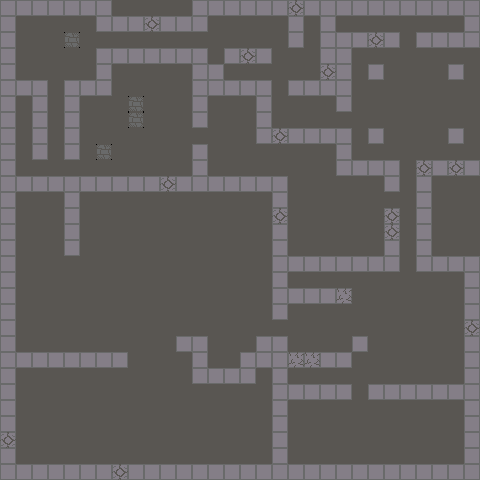

This game map was drawn from its Tiled (.tmx) file and the tilesets committed beside it. A one-line description and the trimmed map source follow:
An orthogonal 30x30 tile map with 16x16 px tiles, 1 tile layer (Tiles) and 67 objects (61x Entity, 5x Spike).

<map version="1.10" tiledversion="1.11.2" orientation="orthogonal" renderorder="right-down" width="30" height="30" tilewidth="16" tileheight="16" infinite="0" nextlayerid="3" nextobjectid="97">
 <tileset firstgid="1" source="../tilesets/atlas.tsx" />
 <layer id="1" name="Tiles" width="30" height="30">
  <data>[900 cells, 900 non-empty, 5 distinct tile ids]</data>
 </layer>
 <objectgroup id="2" name="Entities">
  <object id="1" name="Player" type="Entity" x="32" y="32" width="16" height="16" />
  <object id="2" name="Door" type="Entity" gid="34" x="96" y="48" width="16" height="16" />
  <object id="3" name="Door" type="Entity" gid="34" x="336" y="128" width="16" height="16" />
  <object id="5" name="Door" type="Entity" gid="34" x="272" y="336" width="16" height="16" />
  <object id="6" name="Beanling" type="Entity" gid="20" x="224" y="32" width="16" height="16" />
  <object id="7" name="Beanling" type="Entity" gid="20" x="304" y="80" width="16" height="16" />
  <object id="80" name="Beanling" type="Entity" gid="20" x="304" y="240" width="16" height="16" />
  <object id="11" name="Beanling" type="Entity" gid="20" x="464" y="160" width="16" height="16" />
  <object id="14" name="Beanling" type="Entity" gid="20" x="448" y="112" width="16" height="16" />
  <object id="15" name="Spike" gid="65" x="352" y="336" width="16" height="16" />
  <object id="21" name="Spike" gid="65" x="368" y="336" width="16" height="16" />
  <object id="22" name="Spike" gid="65" x="368" y="320" width="16" height="16" />
  <object id="84" name="Spike" gid="65" x="400" y="192" width="16" height="16" />
  <object id="23" name="Spike" gid="65" x="352" y="320" width="16" height="16" />
  <object id="36" name="Spike" type="Entity" gid="65" x="32" y="240" width="16" height="16" />
  <object id="37" name="Spike" type="Entity" gid="65" x="32" y="256" width="16" height="16" />
  <object id="38" name="Spike" type="Entity" gid="65" x="48" y="256" width="16" height="16" />
  <object id="39" name="Spike" type="Entity" gid="65" x="48" y="240" width="16" height="16" />
  <object id="40" name="Spike" type="Entity" gid="65" x="32" y="416" width="16" height="16" />
  <object id="41" name="Spike" type="Entity" gid="65" x="32" y="432" width="16" height="16" />
  <object id="42" name="Spike" type="Entity" gid="65" x="48" y="432" width="16" height="16" />
  <object id="43" name="Spike" type="Entity" gid="65" x="48" y="416" width="16" height="16" />
  <object id="44" name="Spike" type="Entity" gid="65" x="192" y="240" width="16" height="16" />
  <object id="45" name="Spike" type="Entity" gid="65" x="192" y="240" width="16" height="16" />
  <object id="46" name="Spike" type="Entity" gid="65" x="192" y="256" width="16" height="16" />
  <object id="47" name="Spike" type="Entity" gid="65" x="208" y="256" width="16" height="16" />
  <object id="48" name="Spike" type="Entity" gid="65" x="208" y="240" width="16" height="16" />
  <object id="49" name="Spike" type="Entity" gid="65" x="176" y="416" width="16" height="16" />
  <object id="50" name="Spike" type="Entity" gid="65" x="176" y="432" width="16" height="16" />
  <object id="51" name="Spike" type="Entity" gid="65" x="192" y="432" width="16" height="16" />
  <object id="52" name="Spike" type="Entity" gid="65" x="192" y="416" width="16" height="16" />
  <object id="53" name="Spike" type="Entity" gid="65" x="16" y="352" width="16" height="16" />
  <object id="54" name="Spike" type="Entity" gid="65" x="16" y="304" width="16" height="16" />
  <object id="57" gid="13" x="128" y="304" width="16" height="16" />
  <object id="60" name="WillowQueen" type="Entity" gid="94" x="144" y="304" width="16" height="16" />
  <object id="61" name="Spike" type="Entity" gid="65" x="48" y="96" width="16" height="16" />
  <object id="62" name="Spike" type="Entity" gid="65" x="48" y="112" width="16" height="16" />
  <object id="63" name="Spike" type="Entity" gid="65" x="48" y="128" width="16" height="16" />
  <object id="64" name="Spike" type="Entity" gid="65" x="48" y="144" width="16" height="16" />
  <object id="66" name="Door" type="Entity" gid="34" x="48" y="160" width="16" height="16" />
  <object id="67" name="Door" type="Entity" gid="34" x="192" y="144" width="16" height="16" />
  <object id="68" name="Door" type="Entity" gid="34" x="384" y="208" width="16" height="16" />
  <object id="69" name="Door" type="Entity" gid="34" x="400" y="48" width="16" height="16" />
  <object id="70" name="Spike" type="Entity" gid="65" x="352" y="400" width="16" height="16" />
  <object id="71" name="Spike" type="Entity" gid="65" x="336" y="416" width="16" height="16" />
  <object id="72" name="Spike" type="Entity" gid="65" x="352" y="416" width="16" height="16" />
  <object id="73" name="Spike" type="Entity" gid="65" x="368" y="416" width="16" height="16" />
  <object id="74" name="Beanite" type="Entity" gid="19" x="160" y="112" width="16" height="16" />
  <object id="79" name="Beanite" type="Entity" gid="19" x="304" y="176" width="16" height="16" />
  <object id="75" name="Beanite" type="Entity" gid="19" x="144" y="176" width="16" height="16" />
  <object id="76" name="RatFly" type="Entity" gid="17" x="16" y="128" width="16" height="16" />
  <object id="77" name="RatFly" type="Entity" gid="17" x="224" y="128" width="16" height="16" />
  <object id="81" name="RatFly" type="Entity" gid="17" x="336" y="32" width="16" height="16" />
  <object id="82" name="RatFly" type="Entity" gid="17" x="352" y="32" width="16" height="16" />
  <object id="83" name="RatFly" type="Entity" gid="17" x="368" y="32" width="16" height="16" />
  <object id="78" name="RatFly" type="Entity" gid="17" x="336" y="256" width="16" height="16" />
  <object id="85" name="Health" type="Entity" gid="147" x="448" y="64" width="16" height="16" />
  <object id="87" name="Health" type="Entity" gid="147" x="336" y="208" width="16" height="16" />
  <object id="88" name="Health" type="Entity" gid="147" x="16" y="208" width="16" height="16" />
  <object id="89" name="Health" type="Entity" gid="147" x="448" y="32" width="16" height="16" />
  <object id="90" name="Health" type="Entity" gid="147" x="32" y="464" width="16" height="16" />
  <object id="91" name="Health" type="Entity" gid="147" x="416" y="448" width="16" height="16" />
  <object id="92" name="Dagger" type="Entity" gid="148" x="448" y="352" width="16" height="16" />
  <object id="93" name="Dagger" type="Entity" gid="148" x="304" y="112" width="16" height="16" />
  <object id="94" name="Dagger" type="Entity" gid="148" x="112" y="80" width="16" height="16" />
  <object id="95" name="Dagger" type="Entity" gid="148" x="80" y="240" width="16" height="16" />
  <object id="96" name="Dagger" type="Entity" gid="148" x="16" y="384" width="16" height="16" />
 </objectgroup>
</map>
